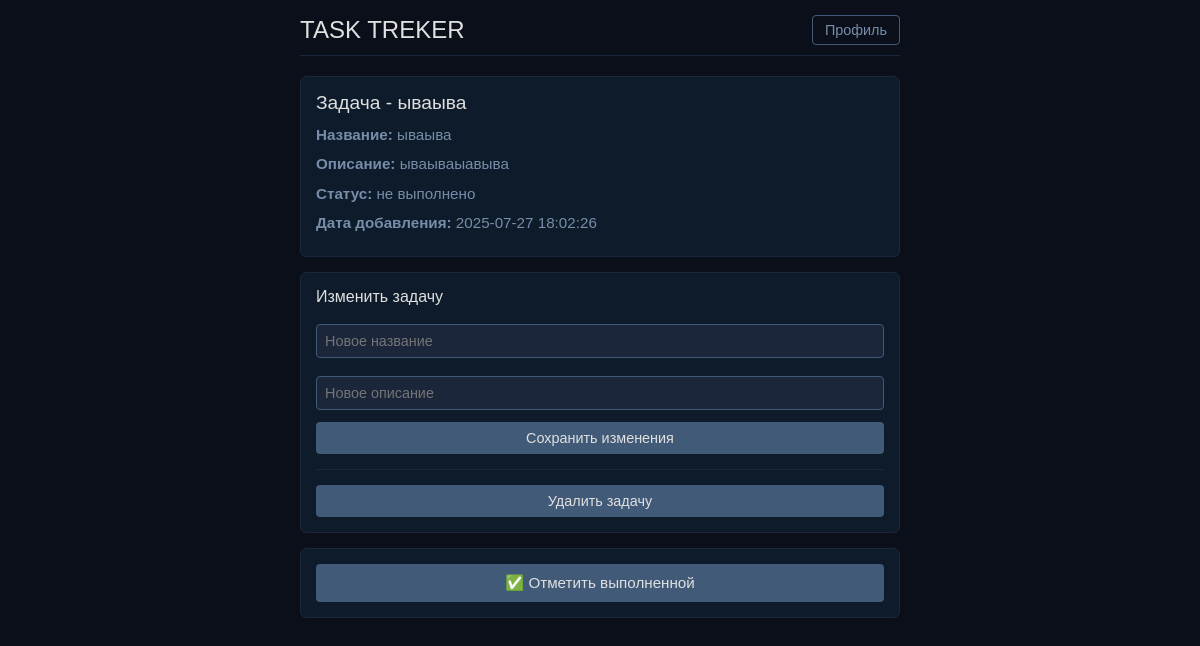
Page /update_task/1/41 (signed in) on the earlier database version.
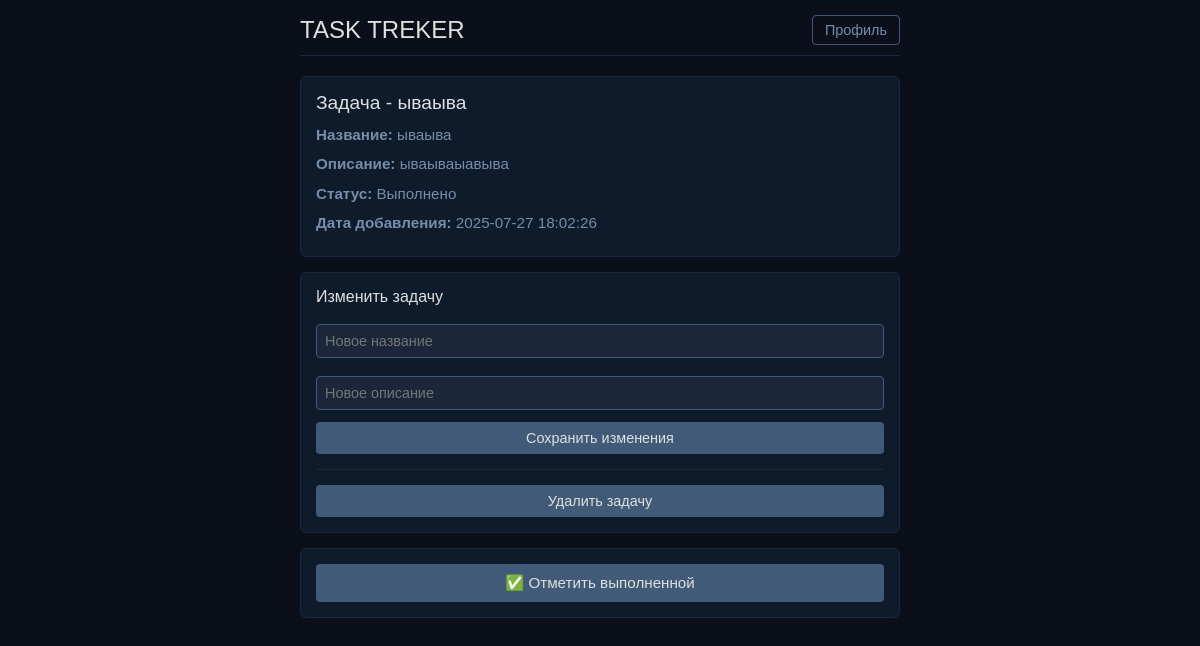
Same page on the later database version.
### Task_Treker/database.py (models this page shows)
class Tasks(Base):
    __tablename__ = "tasks"
    id : Mapped[int] = mapped_column(primary_key=True, autoincrement=True)
    user_id : Mapped[int] = mapped_column(ForeignKey(Users.id)) #внешний ключ
    name : Mapped[str]
    description : Mapped[str]
    status: Mapped[str] = mapped_column(default="не выполнено")
    data : Mapped[datetime] = mapped_column(server_default=func.now())
    updated_at: Mapped[str] = mapped_column(default="Не изменялось", nullable=True)
    completed_at: Mapped[str] = mapped_column(default="Еще не выполнено",nullable=True)
    task_user : Mapped["Users"] = relationship(back_populates="user_task",lazy = "joined")

### Task_Treker/app.py (the view)
@app.get("/update_task/<int:page>/<int:id>")
@check_login
def update_task(page,id): #передали страницу ,чтобы после изменения на ту же защел и передали айди для дальнейшнего изменения
    with Session() as db_session:
        task = db_session.scalar(select(Tasks).where(Tasks.id == id))
    if task:
        return render_template("view_task.html",task = task,page=page)
    else:
        return "Задача не найдена!",404

### Task_Treker/app.py (called while the page is built)
def check_login(func): #Декоратор
    @wraps(func) # для декоратов чтобы сохранило все данные
    def wraper(*args, **kwargs): # Улучшеная функция наша
        if "user_id" not in session:
            return redirect(url_for("logout"))
        else:
            return func(*args, **kwargs)
    return wraper

### Task_Treker/templates/view_task.html (shortened to what this page needs)
<!DOCTYPE html>
<html>
<head>
</head>
<body>
    <div class="header">
        <h1>TASK TREKER</h1>
        <a href="{{url_for('profile')}}">Профиль</a>
    </div>
    <div class="task-card">
        <h2 class="task-title">Задача - {{task.name}}</h2>
        <p class="task-detail"><strong>Название:</strong> {{task.name}}</p>
        <p class="task-detail"><strong>Описание:</strong> {{task.description}}</p>
        <p class="task-detail"><strong>Статус:</strong> {{task.status}}</p>
        <p class="task-detail"><strong>Дата добавления:</strong> {{task.data}}</p>
    </div>
    <div class="action-card">
        <h3 class="action-title">Изменить задачу</h3>
        <form action="/save_new_task" method="post">
            <input type="text" class="form-input" name="new_name_task" placeholder="Новое название" required>
            <input type="text" class="form-input" name="new_description_task" placeholder="Новое описание" required>
            <button type="submit" class="form-button" name="_method" value="put">Сохранить изменения</button>
        </form>
        <hr class="divider">
        <form action="/delete_task" method="post">
            <button type="submit" class="form-button" name="_method" value="delete">Удалить задачу</button>
        </form>
    </div>
    <div class="action-card">
        <form action="/completing_the_task" method="post">
            <button type="submit" class="complete-button">
                ✅ Отметить выполненной
            </button>
        </form>
    </div>
</body>
</html>

Differences in the rows shown:
changed Tasks "ываыва": status "не выполнено" → "Выполнено"
